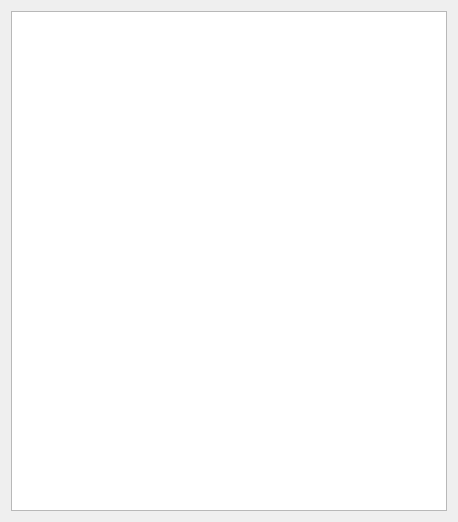
<?xml version="1.0" encoding="UTF-8"?>
<ui version="4.0">
    <class>PogDialog</class>
    <widget class="QDialog" name="PogDialog">
        <property name="geometry">
            <rect>
                <x>0</x>
                <y>0</y>
                <width>458</width>
                <height>522</height>
            </rect>
        </property>
        <property name="windowTitle">
            <string>Dialog</string>
        </property>
        <layout class="QGridLayout" name="gridLayout">
            <item row="0" column="0">
                <widget class="QGraphicsView" name="graphicsView"/>
            </item>
        </layout>
    </widget>
    <resources/>
    <connections/>
</ui>
